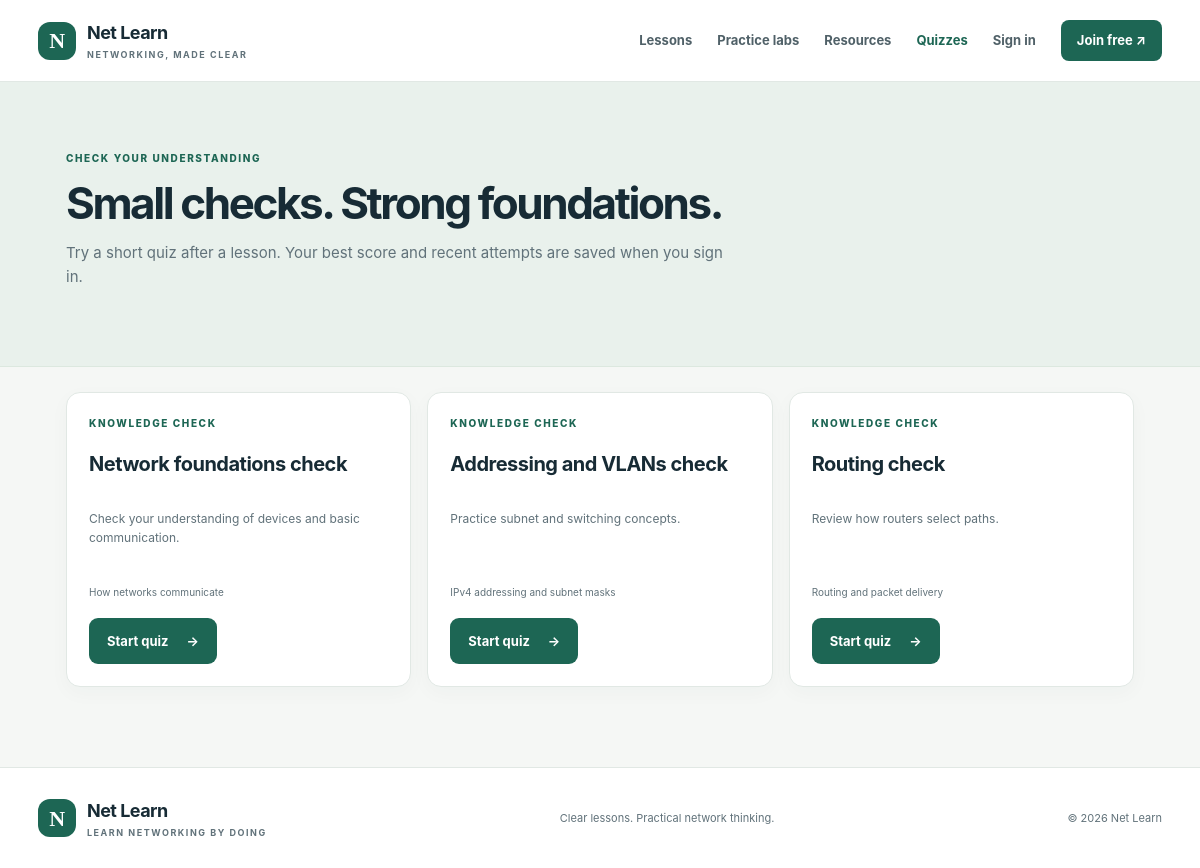
The app's page /quizzes.php with its own data.
### tables this page shows
CREATE TABLE IF NOT EXISTS quizzes (
  id BIGINT UNSIGNED NOT NULL AUTO_INCREMENT PRIMARY KEY,
  lesson_id BIGINT UNSIGNED NULL,
  title VARCHAR(190) NOT NULL,
  description TEXT NOT NULL,
  CONSTRAINT quizzes_lesson_fk FOREIGN KEY (lesson_id) REFERENCES lessons(id) ON DELETE SET NULL
);

CREATE TABLE IF NOT EXISTS lessons (
  id BIGINT UNSIGNED NOT NULL AUTO_INCREMENT PRIMARY KEY,
  title VARCHAR(190) NOT NULL,
  slug VARCHAR(190) NOT NULL UNIQUE,
  category VARCHAR(80) NOT NULL DEFAULT 'Foundations',
  summary TEXT NOT NULL,
  body LONGTEXT NOT NULL,
  minutes SMALLINT UNSIGNED NOT NULL DEFAULT 8,
  sort_order SMALLINT UNSIGNED NOT NULL DEFAULT 0,
  created_at TIMESTAMP NOT NULL DEFAULT CURRENT_TIMESTAMP
);

### config/database.php (called while the page is built, shortened)
<?php
function e(mixed $value): string
{
    return htmlspecialchars((string) $value, ENT_QUOTES | ENT_SUBSTITUTE, 'UTF-8');
}
function app_base(): string
{
    $script = str_replace('\\', '/', (string) ($_SERVER['SCRIPT_NAME'] ?? '/'));
    $dir = preg_match('~/(admin|student)/~', $script) ? dirname(dirname($script)) : dirname($script);
    return $dir === '/' || $dir === '.' ? '' : rtrim($dir, '/');
}
function app_url(string $path = ''): string
{
    return app_base() . '/' . ltrim($path, '/');
}

### quizzes.php (the view)
<?php require_once __DIR__.'/config/database.php';$items=$conn->query('SELECT q.id,q.title,q.description,l.title lesson FROM quizzes q LEFT JOIN lessons l ON l.id=q.lesson_id ORDER BY q.id')->fetchAll();$pageTitle='Quizzes';$activeNav='quizzes';require __DIR__.'/partials/header.php'; ?>
<section class="page-hero"><div class="page-hero-inner"><span class="eyebrow">CHECK YOUR UNDERSTANDING</span><h1>Small checks. Strong foundations.</h1><p>Try a short quiz after a lesson. Your best score and recent attempts are saved when you sign in.</p></div></section><section class="content-wrap"><div class="quiz-grid"><?php foreach($items as $q): ?><article class="quiz-card"><span class="eyebrow">KNOWLEDGE CHECK</span><h2><?= e($q['title']) ?></h2><p><?= e($q['description']) ?></p><small><?= e($q['lesson']??'Networking topics') ?></small><a class="button button-primary" href="<?= e(app_url('quiz.php?id='.(int)$q['id'])) ?>">Start quiz <span>→</span></a></article><?php endforeach; ?></div></section><?php require __DIR__.'/partials/footer.php'; ?>

### style.css (style rules this page uses)
:root { --ink:#172b35;--muted:#61727a;--paper:#f5f7f5;--white:#fff;--green:#1d6654;--mint:#dceee5;--line:#e1e8e4;--orange:#e99a5a;--navy:#173840;--shadow:0 14px 40px #17384010 }
* { box-sizing:border-box }
body { margin:0;background:var(--paper);color:var(--ink);font:16px/1.6 Inter,ui-sans-serif,system-ui,-apple-system,"Segoe UI",sans-serif }
a { color:inherit;text-decoration:none }
.eyebrow { font-size:10px;font-weight:800;letter-spacing:.16em;color:var(--green) }
.hero h1,.page-hero h1,.dashboard-hero h1,.auth-aside h1 { font-size:clamp(42px,5vw,64px);line-height:1.04;letter-spacing:-.055em;margin:22px 0 }
.hero-copy>p,.page-hero p,.dashboard-hero p { font-size:17px;color:var(--muted);max-width:530px }
.button { border:0;border-radius:9px;display:inline-flex;align-items:center;justify-content:center;gap:18px;padding:13px 18px;font-size:13px;font-weight:750;cursor:pointer;transition:.2s }
.button-primary { background:var(--green);color:white }
.section-block,.content-wrap { max-width:1124px;margin:0 auto;padding:25px 28px 80px }
.lesson-grid,.resource-grid,.quiz-grid { display:grid;grid-template-columns:repeat(3,1fr);gap:16px }
.lesson-card,.resource-card,.quiz-card,.lab-card,.panel,.admin-form { background:white;border:1px solid var(--line);border-radius:14px;padding:22px;box-shadow:0 6px 20px #17384008 }
.lesson-card p,.resource-card p,.quiz-card p,.lab-card p { font-size:12px;color:var(--muted);min-height:55px }
.page-hero { background:#e9f1ec;border-bottom:1px solid #dce8df }
.page-hero-inner { max-width:1124px;margin:auto;padding:62px 28px }
.page-hero h1 { font-size:44px;margin:11px 0 }
.page-hero p { font-size:15px;max-width:670px }
.lab-card h2,.resource-card h2,.quiz-card h2 { font-size:20px;letter-spacing:-.025em }
.quiz-grid { grid-template-columns:repeat(3,1fr) }
.quiz-card { display:flex;flex-direction:column;align-items:flex-start }
.quiz-card .button { margin-top:auto }
.quiz-card small { font-size:10px;color:var(--muted);margin:8px 0 18px }

### records on screen
quizzes: title "Network foundations check", description "Check your understanding of devices and basic communication.", lesson.title "How networks communicate"
quizzes: title "Addressing and VLANs check", description "Practice subnet and switching concepts.", lesson.title "IPv4 addressing and subnet masks"
quizzes: title "Routing check", description "Review how routers select paths.", lesson.title "Routing and packet delivery"
